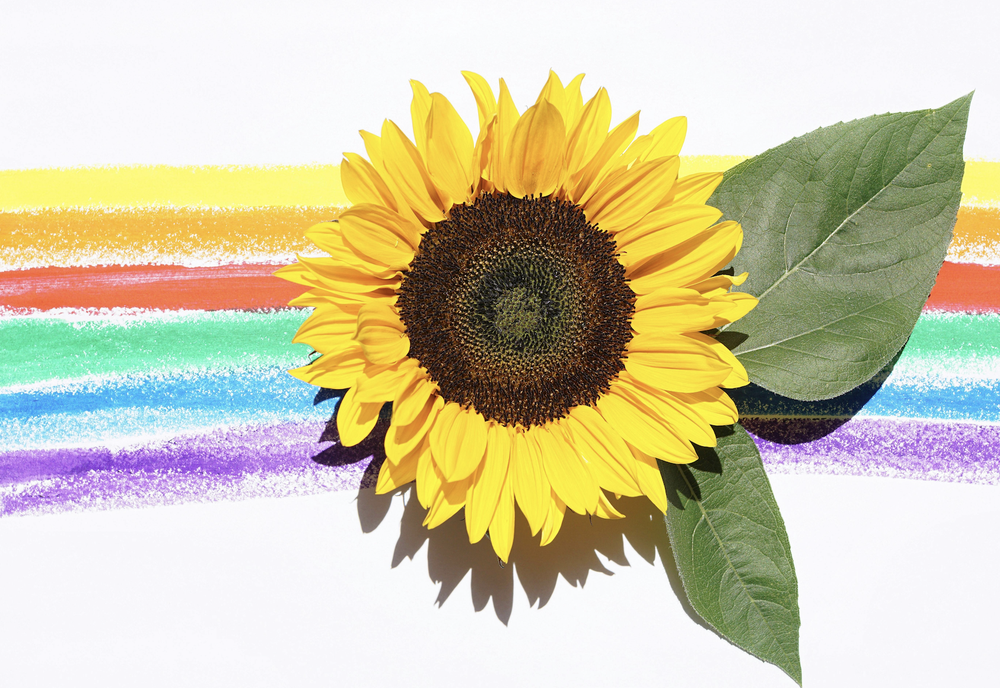
#> input picture pic/flower2.png, 1000 x 688 px, shrunk from 1720 x 1184 before the run, found by its file name
$ python '伽瑪校正.py'
#> lines starting #> are read from the running program, lines starting #| are printed output that depends on the picture
# 伽瑪校正 Gamma Correction
# 簡單有效的「整體亮度非線性調整」

'''
| γ 值   | 說明                 | 對圖像效果         |
|--------|----------------------|--------------------|
| γ < 1  | 提升暗部亮度（變亮）   | 暗區細節變清楚     |
| γ = 1  | 無改變（恆等轉換）     | 不變               |
| γ > 1  | 壓抑亮部（變暗）       | 高光細節被保留     |
'''

import numpy as np
import cv2
import matplotlib.pyplot as plt

def gamma_correction(f, gamma=2.0):
    """
    執行 Gamma 校正：
    - f: 原始影像（灰階或彩色）
    - gamma: γ 值（非線性調整指數）
    """
    g = f.copy()
    nr, nc = f.shape[:2]
    c = 255.0 / (255.0 ** gamma)  # Normalization factor
    table = np.array([round((i ** gamma) * c, 0) for i in range(256)])

    # 灰階影像處理
    if f.ndim != 3:
        for x in range(nr):
            for y in range(nc):
                g[x, y] = table[f[x, y]]
    else:
        # 彩色影像處理
        for x in range(nr):
            for y in range(nc):
                for k in range(3):
                    g[x, y, k] = table[f[x, y, k]]

    return g

def main():
    img = cv2.imread('pic/flower2.png')  # 原圖（彩色或灰階皆可）
#> img is the input picture: shape (688, 1000, 3); mean B, G, R 170.7, 201.1, 207.4
    if img is None:
        print("⚠️ 找不到圖片，請確認檔案路徑是否正確！")
        return

    # 執行不同 gamma 值的校正
    img1 = gamma_correction(img, 0.1) #γ = 0.1：極度提亮,暗部區域幾乎變成白色。
#> after the loop in gamma_correction, `for x in range(nr):`:
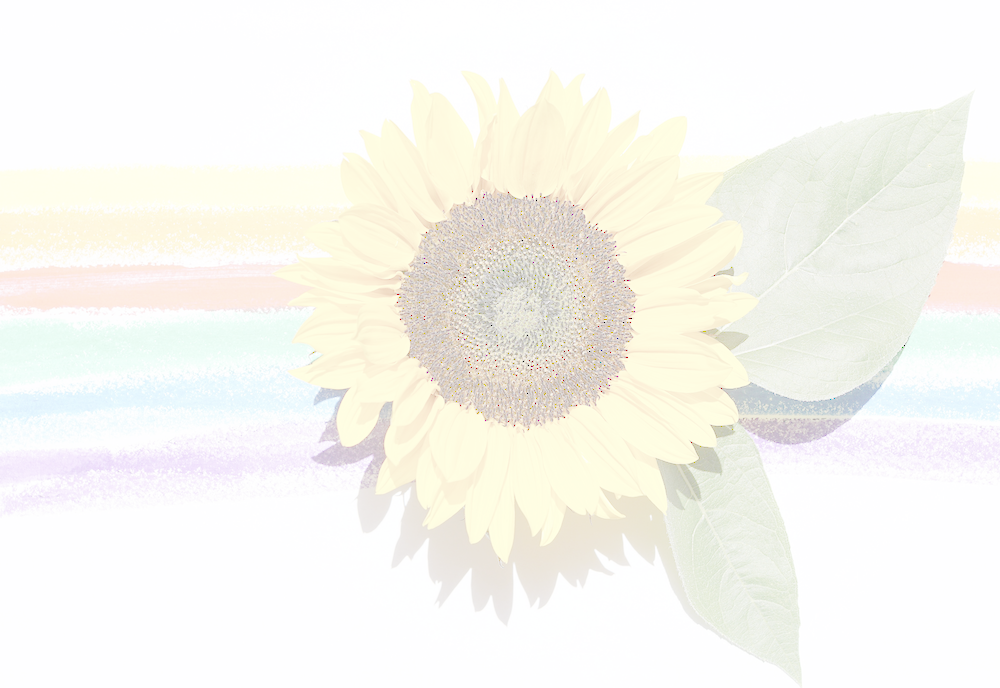
#> g: shape (688, 1000, 3); mean B, G, R 240.5, 246.8, 247.9
    								#整體畫面非常亮，對比度會下降。
    img2 = gamma_correction(img, 0.2)
#> call 2 of gamma_correction, with gamma = 0.2
#> after the loop in gamma_correction (call 2), `for x in range(nr):`:
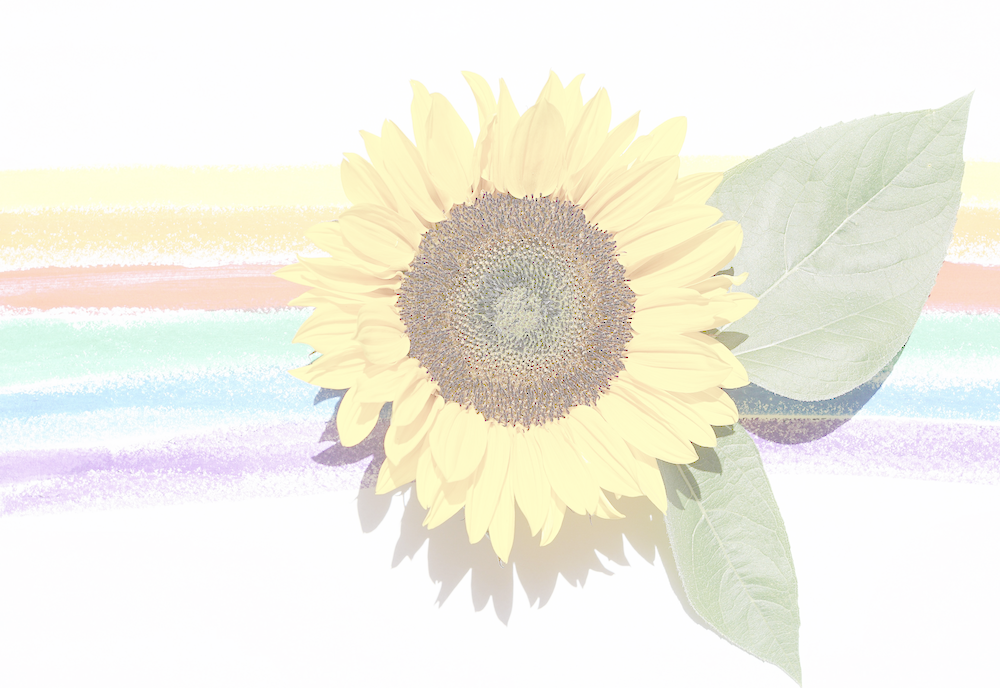
#> g: shape (688, 1000, 3); mean B, G, R 228, 239.7, 241.8
    img3 = gamma_correction(img, 8) # > 1 變暗,壓暗過亮的區域、保留高光細節
#> call 3 of gamma_correction, with gamma = 8
#> after the loop in gamma_correction (call 3), `for x in range(nr):`:
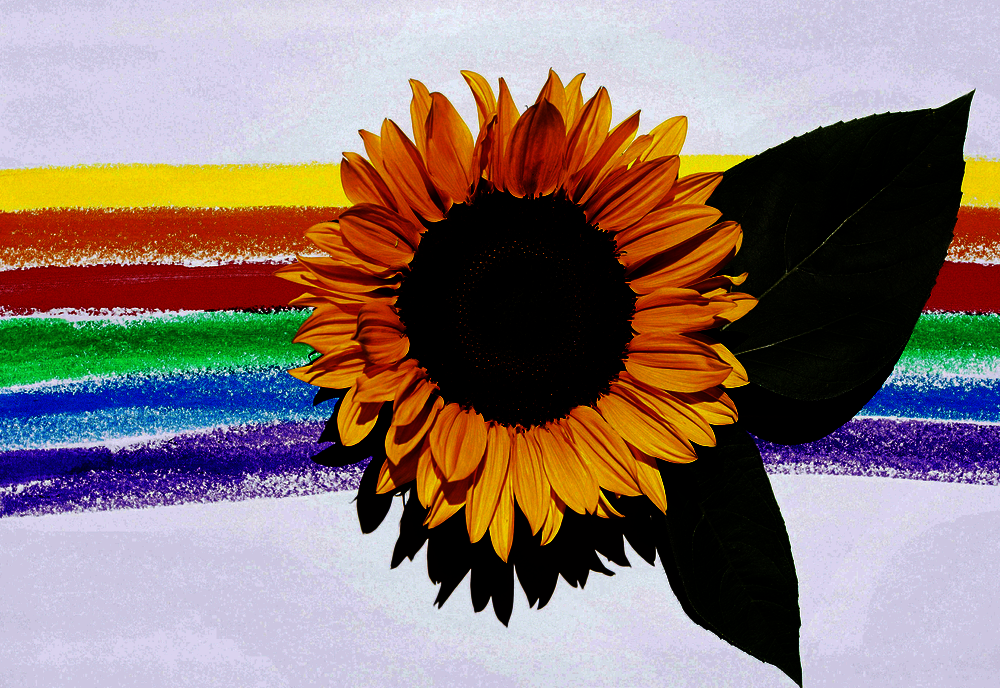
#> g: shape (688, 1000, 3); mean B, G, R 114.1, 119, 137.5


    # ---------- 使用 matplotlib 合併顯示 ----------
    images = [img, img1, img2, img3]
    titles = ["Original", "Gamma = 0.1", "Gamma = 0.2", "Gamma = 8"]

    plt.figure(figsize=(12, 4))
    for i in range(4):
        plt.subplot(1, 4, i + 1)
        if len(images[i].shape) == 2:
            plt.imshow(images[i], cmap='gray')  # 灰階圖
        else:
            plt.imshow(cv2.cvtColor(images[i], cv2.COLOR_BGR2RGB))  # 彩色圖轉 RGB
        plt.title(titles[i])
        plt.axis('off')

    plt.tight_layout()
    plt.waitforbuttonpress() # 等待按下任何鍵或滑鼠點擊
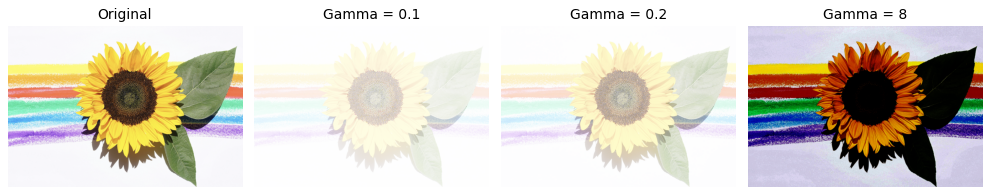
#> figure drawn by matplotlib, 4 panels


main()

$ run again, with pic/bb.png copied over pic/flower2.png
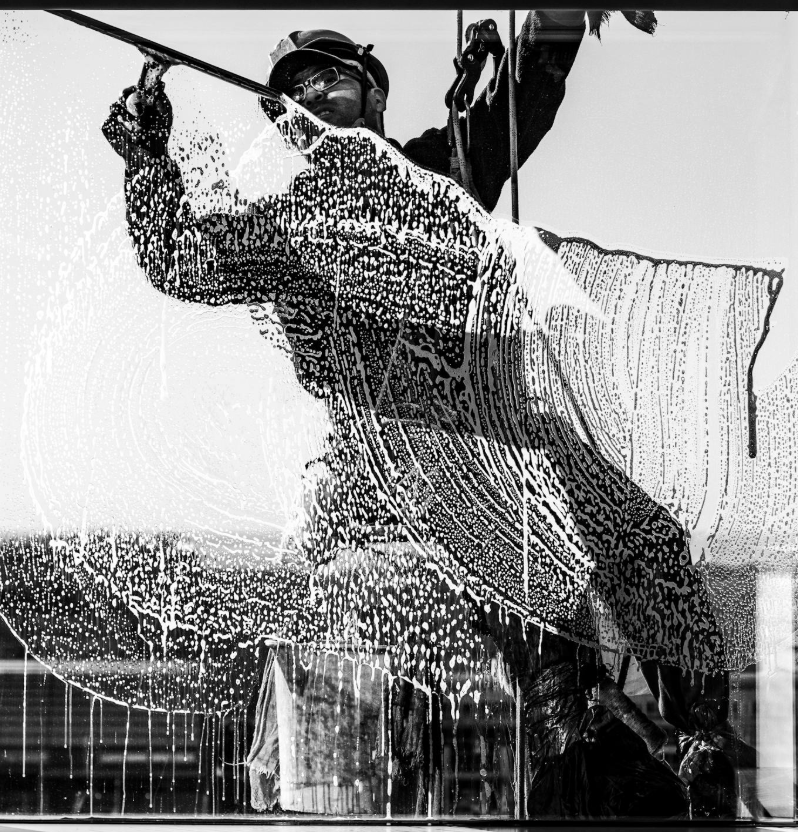
#> input picture pic/bb.png, 798 x 832 px, found by its file name
#> in main, img is the input picture: shape (832, 798, 3); mean B, G, R 142.8, 142.8, 142.8
#> after the loop in gamma_correction (call 3), `for x in range(nr):`:
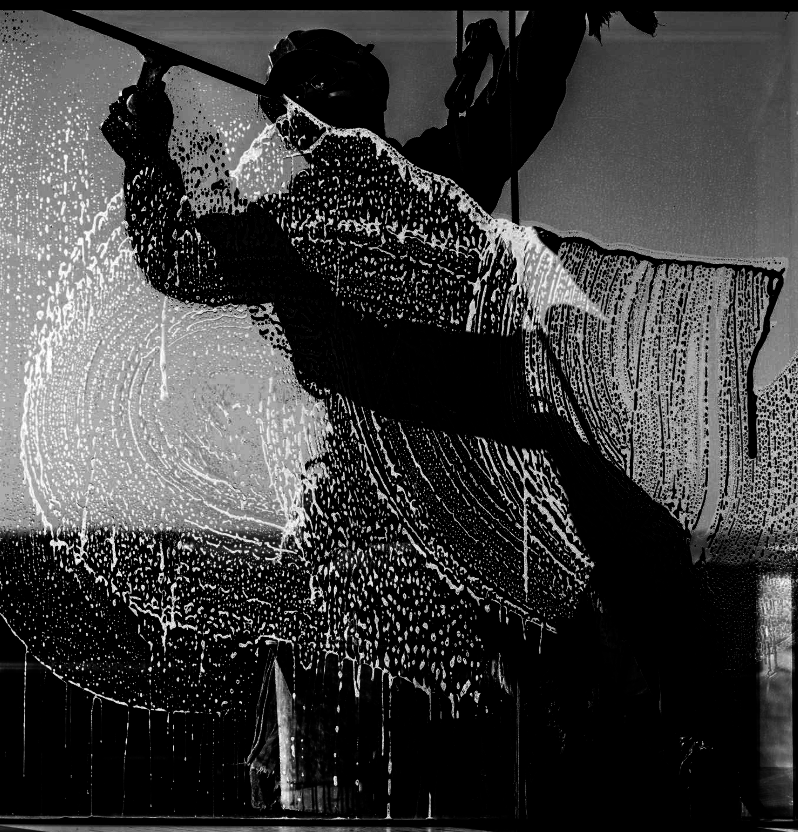
#> g: shape (832, 798, 3); min 0, max 255, mean 60.8
#> in main, `plt.waitforbuttonpress()`:
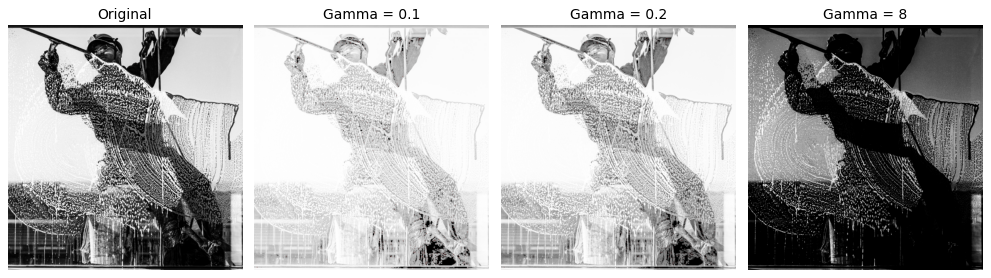
#> figure drawn by matplotlib, 4 panels

$ run again, with pic/c.png copied over pic/flower2.png
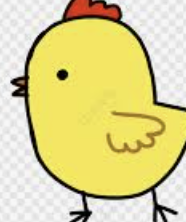
#> input picture pic/c.png, 186 x 222 px, found by its file name
#> in main, img is the input picture: shape (222, 186, 3); mean B, G, R 147.7, 212.2, 221.1
#> after the loop in gamma_correction (call 3), `for x in range(nr):`:
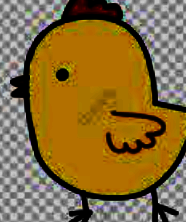
#> g: shape (222, 186, 3); mean B, G, R 56.2, 108.6, 136.6
#> in main, `plt.waitforbuttonpress()`:
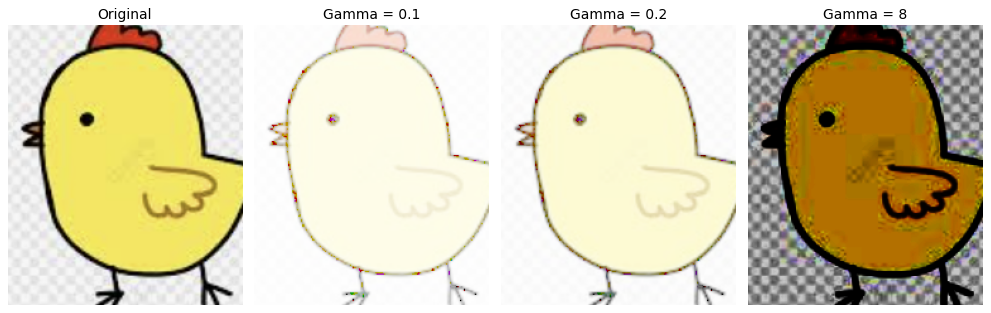
#> figure drawn by matplotlib, 4 panels
